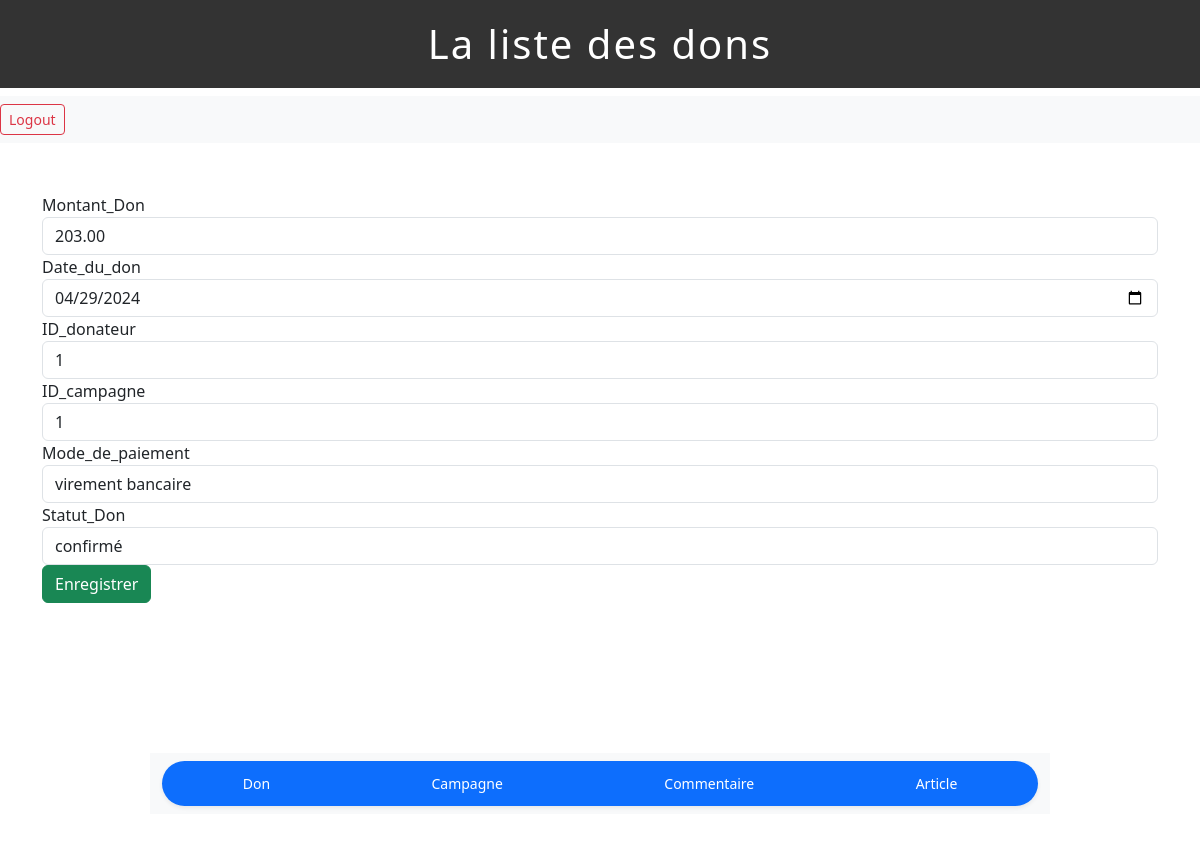
Screenshot of /update_don.php?id=16 with the database file from the repository.
### tables this page shows
CREATE TABLE `don` (
  `ID_Don` bigint(20) NOT NULL,
  `Montant_Don` decimal(10,2) DEFAULT NULL,
  `Date_du_don` date DEFAULT NULL,
  `ID_donateur` bigint(20) DEFAULT NULL,
  `ID_campagne` bigint(20) DEFAULT NULL,
  `Mode_de_paiement` varchar(100) DEFAULT NULL,
  `Statut_Don` varchar(100) DEFAULT NULL
);

### update_don.php (the view, shortened to what this page needs)
<?php
include("header.php");
include("connection.php");
$result = [];
if(isset($_GET['id'])){
    $id = $_GET['id'];
    $sql = "SELECT * FROM don WHERE ID_don=?";
    $query = $conn->prepare($sql);
    $query->execute([$id]);
    $result = $query->fetch(PDO::FETCH_ASSOC);
}
?>
<form action="update_don.php?id_new=<?php echo $id;?>" method="post">
    <div class="form-group">
        <label>Montant_Don</label>
        <input type="int" name="Montant_Don" class="form-control" value="<?php echo isset($result['Montant_Don']) ? $result['Montant_Don'] : ''; ?>">
    </div>
    <div class="form-group">
        <label>Date_du_don</label>
        <input type="date" name="Date_du_don" class="form-control" value="<?php echo isset($result['Date_du_don']) ? $result['Date_du_don'] : ''; ?>">
    </div>
    <div class="form-group">
        <label>ID_donateur</label>
        <input type="int" name="ID_donateur" class="form-control" value="<?php echo isset($result['ID_donateur']) ? $result['ID_donateur'] : ''; ?>">
    </div>
    <div class="form-group">
        <label>ID_campagne</label>
        <input type="int" name="ID_campagne" class="form-control" value="<?php echo isset($result['ID_campagne']) ? $result['ID_campagne'] : ''; ?>">
    </div>
    <div class="form-group">
        <label>Mode_de_paiement</label>
        <input type="text" name="Mode_de_paiement" class="form-control" value="<?php echo isset($result['Mode_de_paiement']) ? $result['Mode_de_paiement'] : ''; ?>">
    </div>
    <div class="form-group">
        <label>Statut_Don</label>
        <input type="text" name="Statut_Don" class="form-control" value="<?php echo isset($result['Statut_Don']) ? $result['Statut_Don'] : ''; ?>">
    </div>
    <input type="submit" class="btn btn-success" name="enregistrer" value="Enregistrer">
</form>
<?php
include("footer.php");
?>

### rows the page displays
don: Montant_Don "203.00", Date_du_don "04/29/2024", ID_donateur "1", ID_campagne "1", Mode_de_paiement "virement bancaire", Statut_Don "confirmé"
